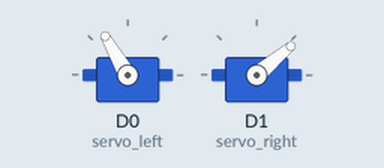
Simulated run of this sketch. Board: ESP8266 (NodeMCU). Parts: 2 × servo.

Above: at 0.05 s.
At 3.0 s:
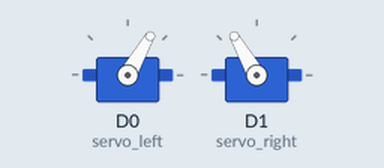
At 6.0 s:
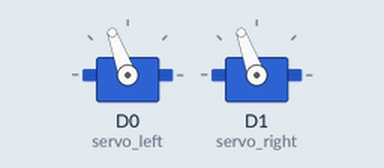
At 11.0 s:
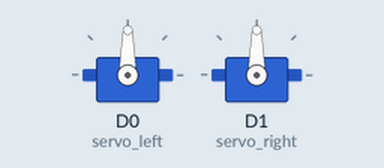
Timing chart, 0 to 14.3 s (numbered marks = the images above):
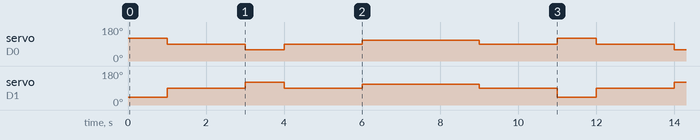

Measured:
- by itself, servo on D0 (servo_left): repeats every 11.0 s: 60° 1.0 s, 90° 2.0 s, 110° 3.0 s, 90° 2.0 s, 120° 1.0 s, 90° 2.0 s
- by itself, servo on D1 (servo_right): repeats every 11.0 s: 120° 1.0 s, 90° 2.0 s, 110° 3.0 s, 90° 2.0 s, 40° 1.0 s, 90° 2.0 s

The sketch:

servotest.ino
```cpp
#include <Servo.h>

Servo servo_left;
Servo servo_right;
int stop_position=90; //For the 360 degree servo, 0 goes full speed clockwise; 90 stop spinning ;180 goes full speed counterclockwise;


//Control Both Wheels
void moving_forward(int velocity,int duration)
{
  servo_left.write(stop_position+velocity);
  servo_right.write(stop_position-velocity-20);
  delay(duration);
  }

void moving_backward(int velocity,int duration)
{
  servo_left.write(stop_position-velocity);
  servo_right.write(stop_position+velocity);
  delay(duration);
  }

 void stop_the_car(int duration)
{
  servo_left.write(stop_position);
  servo_right.write(stop_position);
  delay(duration);
  }


//Control a Single Wheel
void moving_forward_right_wheel(int velocity)
{
  servo_right.write(stop_position-velocity);

  }
void moving_forward_left_wheel(int velocity)
{
  servo_left.write(stop_position+velocity);

  }
void moving_backward_right_wheel(int velocity)
{
  servo_right.write(stop_position+velocity);

  }
 void moving_backward_left_wheel(int velocity)
{
  servo_left.write(stop_position-velocity);

  }
  void stop_right_wheel()
{
  servo_right.write(stop_position);

  }
   void stop_left_wheel()
{
  servo_left.write(stop_position);

  }


void setup() {
servo_left.attach(D0);
servo_right.attach(D1);
}


void loop() {
moving_forward(30,1000);
stop_the_car(2000);
moving_backward(30,1000);
stop_the_car(2000);
moving_backward_right_wheel(20);
moving_forward_left_wheel(20);
delay(3000);
stop_the_car(2000);


}
```
